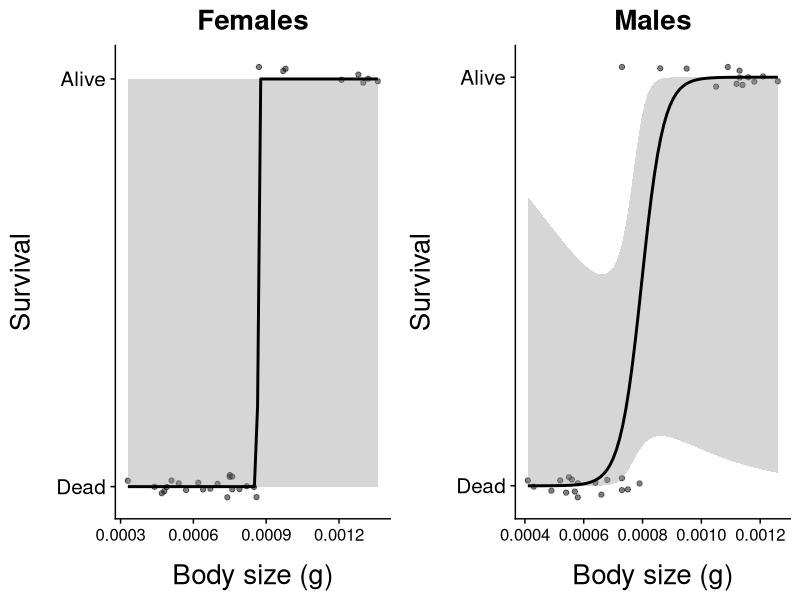

The R script that drew this image:
library(ggplot2)
library(tidyverse)
library(cowplot)
library(ggpubr)
library(dplyr)

theme_tess_3 <- function () { 
  theme_cowplot()+ #cowplot is an existing nice looking plot type thing
    theme(axis.title.y = element_text(margin = margin(t = 0, r = 15, b = 0, l = 0)))+
    theme(axis.title.x = element_text(margin = margin(t = 15, r = 0, b = 0, l = 0)))+
    theme(axis.text.y=element_text(size=15))+
    theme(axis.title.x=element_text(size=20))+
    theme(axis.title.y=element_text(size=20))+
    theme(plot.title = element_text(hjust = 0.5,size=20))+
    theme(axis.title.y=element_text(size=20))
  }

data <-read.csv("./data/bodysizeexperiment.csv",stringsAsFactors = FALSE,
                strip.white = TRUE, na.strings = c("NA",""))

#.-._.-._.-._.-._.-._.-._.- 2 week survival -._.-._.-._.-._.-._.-._.-.-#

#-------------- Females  ---------------#

female_2weeks <- data %>%
  filter(sex == "f") %>%
  select(survival_twoweeks, dry_weight)

female_2weeks <- female_2weeks %>%
  mutate(survival_twoweeks_binomial = ifelse(survival_twoweeks == "s", 1, 0))

#GLM
model_1 <- glm(survival_twoweeks_binomial ~ dry_weight, 
               data = female_2weeks,
               family = binomial)

#Plot
p_f2w <- ggplot(female_2weeks, aes(x = dry_weight, y = survival_twoweeks_binomial)) +
  geom_jitter(height = 0.03, width = 0, alpha = 0.5) +
  geom_smooth(method = "glm", method.args = list(family = "binomial"), se = TRUE, color = "black") +
  scale_y_continuous(breaks = c(0, 1), labels = c("Dead", "Alive")) +
  labs(title = "Females",
       x = "Body size (g)", 
       y = "Survival") +
  theme_tess_3()

#-------------- Males  ---------------#

#filter original data set
male_2weeks <- data %>%
  filter(sex == "m") %>%
  select(survival_twoweeks, dry_weight)

#mutate to make survival a binomial response
male_2weeks <- male_2weeks %>%
  mutate(survival_twoweeks_binomial = ifelse(survival_twoweeks == "s", 1, 0))

#GLM
model_2 <- glm(survival_twoweeks_binomial ~ dry_weight, 
               data = male_2weeks,
               family = binomial)

#Create plot
p_m2w <- ggplot(male_2weeks, aes(x = dry_weight, y = survival_twoweeks_binomial)) +
  geom_jitter(height = 0.03, width = 0, alpha = 0.5) +
  geom_smooth(method = "glm", method.args = list(family = "binomial"), se = TRUE, color = "black") +
  scale_y_continuous(breaks = c(0, 1), labels = c("Dead", "Alive")) +
  labs(title = "Males",
       x = "Body size (g)", 
       y = "Survival") +
  theme_tess_3()

#-------------- Combined plot ---------------#

#combine the two plots using a grid
combined <- plot_grid(p_f2w, p_m2w,
                      ncol = 2, align = "hv", axis = "tb")

#save the final plot
ggsave(filename = "./figures/Taresabodysizesurvival.pdf",
       plot = combined, width = 22, height = 12, units = "cm", dpi = 300)

# Taresa says: I'm not too happy with the size of text and thickness of the lines
# Please let me know if you think anything should be bigger or smaller and i can rework it

# I also get warning messages when i plot this but I think that that's coming from my
# slope-less GLM. 

# Should I make "A" and "B" panel labels for this one too?

#.-._.-._.-._.-._.-._.-._.- Immediate survival -._.-._.-._.-._.-._.-._.-.-#

#-------------- Females ---------------#

female_immediate <- data %>%
  filter(sex == "f") %>%
  select(survival_immediate, dry_weight)

female_immediate <- female_immediate %>%
  mutate(survival_immediate_binomial = ifelse(survival_immediate == "s", 1, 0))

#GLM
model_3 <- glm(survival_immediate_binomial ~ dry_weight, 
               data = female_immediate,
               family = binomial)

#Plot
p_fi <- ggplot(female_immediate, aes(x = dry_weight, y = survival_immediate_binomial)) +
  geom_jitter(height = 0.03, width = 0, alpha = 0.5) +
  geom_smooth(method = "glm", method.args = list(family = "binomial"), se = TRUE, color = "black") +
  scale_y_continuous(breaks = c(0, 1), labels = c("Dead", "Alive")) +
  labs(x = "Body size (g)", 
       y = "Survival") + 
  theme_tess_3()

#-------------- Males ---------------#

male_immediate <- data %>%
  filter(sex == "m") %>%
  select(survival_immediate, dry_weight)

male_immediate <- male_immediate %>%
  mutate(survival_immediate_binomial = ifelse(survival_immediate == "s", 1, 0))

#GLM
model_4 <- glm(survival_immediate_binomial ~ dry_weight, 
               data = male_immediate,
               family = binomial)

#Plot
p_mi <- ggplot(male_immediate, aes(x = dry_weight, y = survival_immediate_binomial)) +
  geom_jitter(height = 0.03, width = 0, alpha = 0.5) +
  geom_smooth(method = "glm", method.args = list(family = "binomial"), se = TRUE, color = "black") +
  scale_y_continuous(breaks = c(0, 1), labels = c("Dead", "Alive")) +
  labs(x = "Body size (g)", 
       y = "Survival") +
  theme_tess_3()


# I still need to combine these two plots to make the supplementary plot but I will 
# do that later
